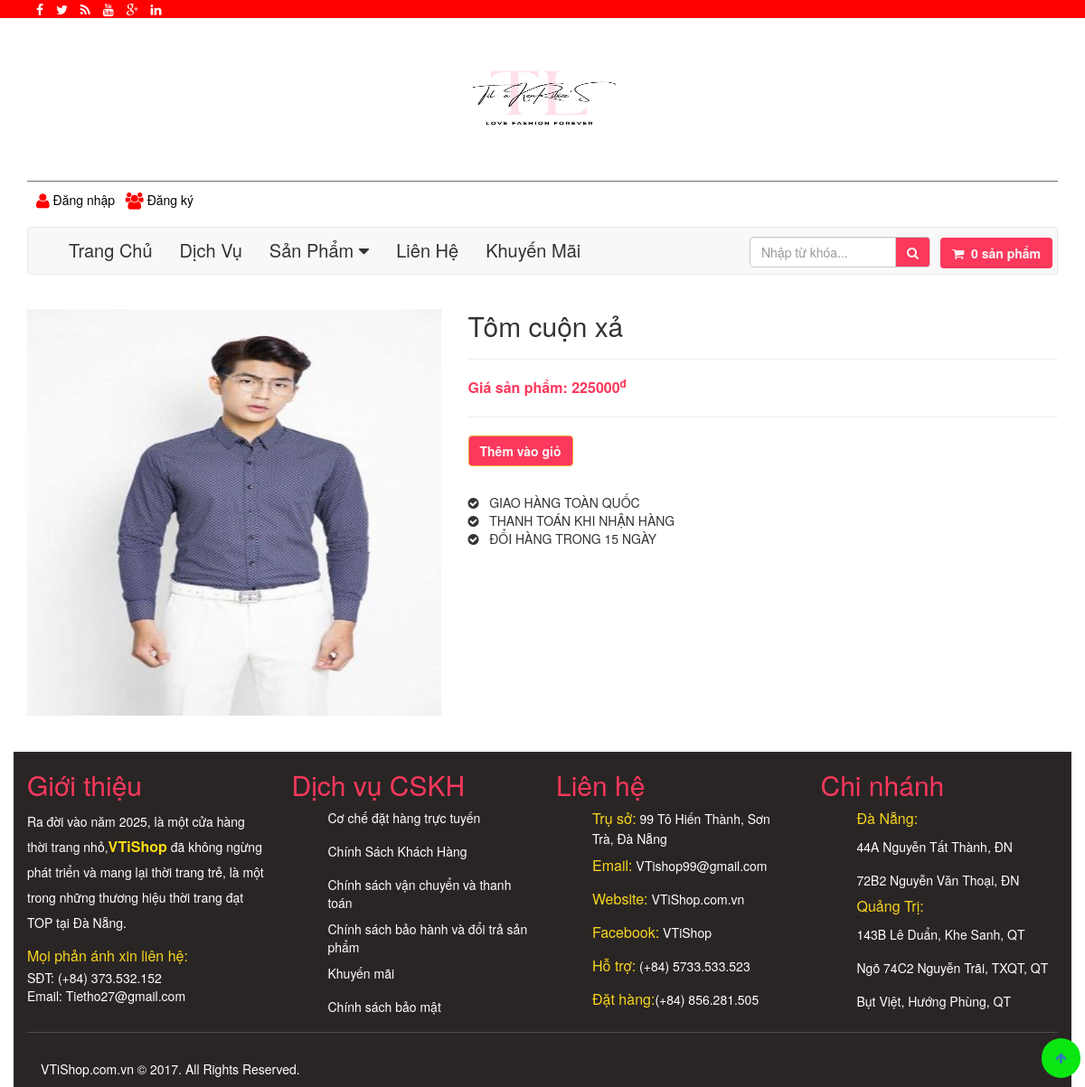
The page /PHP_PROJECT/detail.php?id=15 on the database its author committed.
### tables this page shows
CREATE TABLE `products` (
  `id` int(11) NOT NULL,
  `name` varchar(255) NOT NULL,
  `category_id` int(11) NOT NULL,
  `image` varchar(255) NOT NULL,
  `description` text NOT NULL,
  `price` float NOT NULL,
  `saleprice` float NOT NULL,
  `created` date NOT NULL,
  `quantity` int(11) NOT NULL,
  `keyword` varchar(45) DEFAULT NULL,
  `status` int(11) DEFAULT NULL
);

### PHP_PROJECT/detail.php (the view, shortened to what this page needs)
<!DOCTYPE html>
<html lang="en">
<head>
    <link rel="stylesheet" type="text/css" href="admin/bower_components/font-awesome/css/font-awesome.min.css">
    <link rel="stylesheet" href="css/bootstrap.min.css">
    <link rel="stylesheet" type="text/css" href="css/animate.css">
    <link rel="stylesheet" type="text/css" href="css/style.css">
</head>
<body>
    <a href="#" class="back-to-top"><i class="fa fa-arrow-up"></i></a>
<?php
    include 'model/header.php';
    $sql = "SELECT * FROM products WHERE id = " . $_GET['id'];
    $result = mysqli_query($conn,$sql);
    if (!$result)
    {
        echo $sql;
        die('error');
    }
    else {
        while ($row = mysqli_fetch_assoc($result))
        {
            if ($row['image'] == null || $row['image'] == '') {
                $thum_Image = "";
            } else {
                $thum_Image = $row['image'];
            }
?>
            <div class="container">
                <div class="row">
                    <div class="col-md-12 col-sm-12 col-xs-12">
                        <div class="detail-product">
                            <div class ="row">
                                <div class ="col-md-5 col-sm-6 col-xs-12">
                                    <div class ="product-frame">
                                        <div class="" style="margin-bottom: 20px; margin-top: 10px;">
                                            <img src="<?php echo $thum_Image; ?>" width="100%" height="450">
                                        </div>
                                    </div>
                                </div>
                                <div class="col-md-7 col-xs-6 col-xs-12">
                                    <h2><?php echo $row['name']; ?></h2>
                                    <hr>
                                    <?php
                                        if ($row['saleprice'] > 0)
                                        {
                                            $gia = $row['price'] - ($row['price'] / 100);
                                    ?>
                                        <p class ="price">Giá củ: <?php echo $row['price']; ?><sup>đ</sup></p>
                                        <p class ="price">Giá giảm còn: <?php echo $gia; ?><sup>đ</sup></p>
                                    <?php
                                        } else
                                        {
                                    ?>
                                            <p class ="price">Giá sản phẩm: <?php echo $row['price']; ?><sup>đ</sup></p>
                                    <?php
                                        }
                                    ?>
                                    <hr>
                                    <div class="button-order">
                                        <div class="row">
                                            <div class="col-md-6">
                                                <a href="addcart.php?id=<?php echo $row['id']; ?>">
                                                    <button class="btn btn-warning btn-md"> Thêm vào giỏ </button>
                                                </a>
                                            </div>
                                        </div>
                                    </div>
                                    <p style="padding-top: 30px;">
                                        <span class ="fa fa-check-circle"></span>&nbsp;&nbsp;&nbsp;GIAO HÀNG TOÀN QUỐC<br>
                                        <span class ="fa fa-check-circle"></span> &nbsp;&nbsp;THANH TOÁN KHI NHẬN HÀNG<br>
                                        <span class ="fa fa-check-circle"></span>&nbsp;&nbsp; ĐỔI HÀNG TRONG 15 NGÀY
                                    </p>
                                </div>
                            </div>
                        </div>
                    </div>
                </div>
            </div>
    <?php
        }
    }
    include 'model/footer.php';
?>
</body>
</html>

### PHP_PROJECT/css/style.css (style rules this page uses)
* { box-sizing: border-box; }
.container { max-width: 100%; max-height: 0 auto; background-color: #fff; }
.price { font-size: 16px; color: #fc385c; font-weight: bold; }
.btn { background-color: #fc385c; color: #faf6f6; font-weight: bold; }
.product-frame { margin-top: 18px; }
.back-to-top { position: fixed; bottom: 10px; right: 5px; border-radius: 30px; background-color: #09e612; padding: 5px; }
.back-to-top i { padding: 10px; }

### rows shown on the page
products: image (picture), name "Tôm cuộn xả", price "225000"
